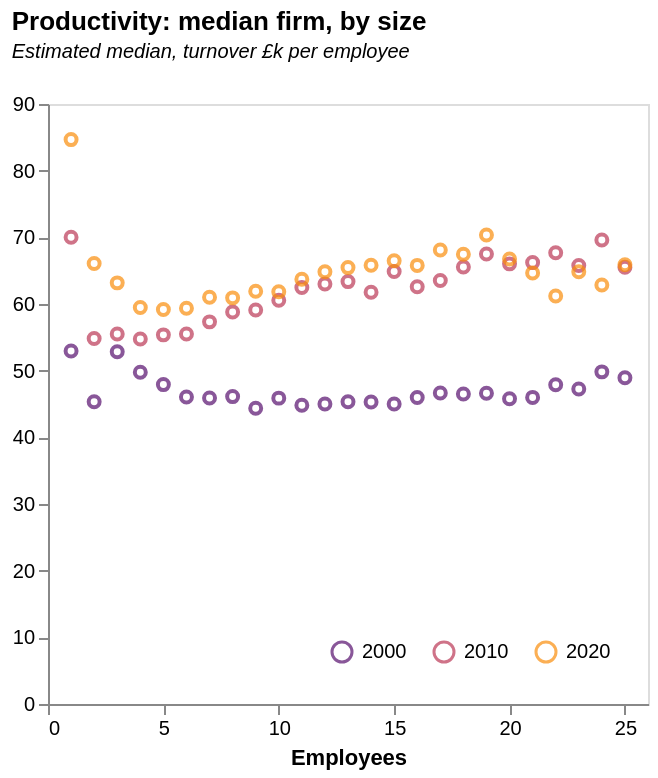

Vega-Lite specification stored for this chart:
### Vega-Lite specification from a JSON file in a GitHub repository (floating-point values rounded to 4 significant figures)
{"$schema": "https://vega.github.io/schema/vega-lite/v5.json", "description": "A calculate that takes the messy names in the field, metric, and creates a new field, metricClean, where the names are nicer.", "title": {"text": "Productivity: median firm, by size", "subtitle": ["Estimated median, turnover £k per employee", ""], "subtitleFontStyle": "italic", "subtitleFontSize": 10, "anchor": "start", "color": "black"}, "data": {"values": [{"Year": "2000", "Size": "1", "rlp10": "12.28", "rlp25": "30.23", "rlp50": "52.96", "rlp75": "79.06", "rlp90": "118.93"}, {"Year": "2010", "Size": "1", "rlp10": "16.63", "rlp25": "40.26", "rlp50": "70.02", "rlp75": "103.5", "rlp90": "164.2"}, {"Year": "2020", "Size": "1", "rlp10": "20.52", "rlp25": "49.47", "rlp50": "84.66", "rlp75": "122.83", "rlp90": "182.08"}, {"Year": "2000", "Size": "2", "rlp10": "12.29", "rlp25": "26.08", "rlp50": "45.33", "rlp75": "73.28", "rlp90": "111.46"}, {"Year": "2010", "Size": "2", "rlp10": "15.4", "rlp25": "31.64", "rlp50": "54.82", "rlp75": "91.69", "rlp90": "148.28"}, {"Year": "2020", "Size": "2", "rlp10": "21.24", "rlp25": "40.65", "rlp50": "66.07", "rlp75": "109.08", "rlp90": "163.86"}, {"Year": "2000", "Size": "3", "rlp10": "18.31", "rlp25": "29.07", "rlp50": "52.85", "rlp75": "78.38", "rlp90": "135.71"}, {"Year": "2010", "Size": "3", "rlp10": "21.38", "rlp25": "32.6", "rlp50": "55.49", "rlp75": "95.99", "rlp90": "163.68"}, {"Year": "2020", "Size": "3", "rlp10": "24.07", "rlp25": "34.04", "rlp50": "63.17", "rlp75": "109.54", "rlp90": "187.74"}, {"Year": "2000", "Size": "4", "rlp10": "16.57", "rlp25": "27.15", "rlp50": "49.75", "rlp75": "78.43", "rlp90": "146.08"}, {"Year": "2010", "Size": "4", "rlp10": "19.56", "rlp25": "30.92", "rlp50": "54.74", "rlp75": "95.47", "rlp90": "166.86"}, {"Year": "2020", "Size": "4", "rlp10": "22.46", "rlp25": "32.03", "rlp50": "59.47", "rlp75": "109.64", "rlp90": "199.4"}, {"Year": "2000", "Size": "5", "rlp10": "16.45", "rlp25": "27.32", "rlp50": "47.91", "rlp75": "78.73", "rlp90": "147.97"}, {"Year": "2010", "Size": "5", "rlp10": "19.16", "rlp25": "31.45", "rlp50": "55.37", "rlp75": "96.91", "rlp90": "177.33"}, {"Year": "2020", "Size": "5", "rlp10": "19.68", "rlp25": "31.01", "rlp50": "59.17", "rlp75": "108.18", "rlp90": "201.26"}, {"Year": "2000", "Size": "6", "rlp10": "15.67", "rlp25": "26.19", "rlp50": "46.05", "rlp75": "79.14", "rlp90": "154.16"}, {"Year": "2010", "Size": "6", "rlp10": "18.75", "rlp25": "31.76", "rlp50": "55.51", "rlp75": "97.35", "rlp90": "182.15"}, {"Year": "2020", "Size": "6", "rlp10": "17.93", "rlp25": "31.15", "rlp50": "59.35", "rlp75": "110.44", "rlp90": "207.01"}, {"Year": "2000", "Size": "7", "rlp10": "14.92", "rlp25": "25.77", "rlp50": "45.91", "rlp75": "78.74", "rlp90": "157.47"}, {"Year": "2010", "Size": "7", "rlp10": "18.67", "rlp25": "32.55", "rlp50": "57.32", "rlp75": "100.56", "rlp90": "191.18"}, {"Year": "2020", "Size": "7", "rlp10": "17.67", "rlp25": "31.83", "rlp50": "61", "rlp75": "116.15", "rlp90": "212.72"}, {"Year": "2000", "Size": "8", "rlp10": "14.69", "rlp25": "25.44", "rlp50": "46.11", "rlp75": "79.85", "rlp90": "160.39"}, {"Year": "2010", "Size": "8", "rlp10": "18.4", "rlp25": "33.12", "rlp50": "58.79", "rlp75": "102.5", "rlp90": "198.88"}, {"Year": "2020", "Size": "8", "rlp10": "16.73", "rlp25": "31.49", "rlp50": "60.92", "rlp75": "114.61", "rlp90": "219.35"}, {"Year": "2000", "Size": "9", "rlp10": "13.92", "rlp25": "24.41", "rlp50": "44.37", "rlp75": "80.8", "rlp90": "164.56"}, {"Year": "2010", "Size": "9", "rlp10": "18.46", "rlp25": "33.49", "rlp50": "59.09", "rlp75": "104.39", "rlp90": "202.12"}, {"Year": "2020", "Size": "9", "rlp10": "16.75", "rlp25": "32.01", "rlp50": "61.91", "rlp75": "117.4", "rlp90": "223.88"}, {"Year": "2000", "Size": "10", "rlp10": "13.85", "rlp25": "24.8", "rlp50": "45.88", "rlp75": "82.11", "rlp90": "167.74"}, {"Year": "2010", "Size": "10", "rlp10": "19.33", "rlp25": "34.33", "rlp50": "60.55", "rlp75": "106.17", "rlp90": "212.86"}, {"Year": "2020", "Size": "10", "rlp10": "15.71", "rlp25": "31.7", "rlp50": "61.84", "rlp75": "115.77", "rlp90": "223.87"}, {"Year": "2000", "Size": "11", "rlp10": "13.51", "rlp25": "24.33", "rlp50": "44.82", "rlp75": "82.67", "rlp90": "162.82"}, {"Year": "2010", "Size": "11", "rlp10": "19.24", "rlp25": "35.03", "rlp50": "62.48", "rlp75": "110.06", "rlp90": "214.64"}, {"Year": "2020", "Size": "11", "rlp10": "16.24", "rlp25": "32.16", "rlp50": "63.7", "rlp75": "119.95", "rlp90": "228.49"}, {"Year": "2000", "Size": "12", "rlp10": "13.55", "rlp25": "24.08", "rlp50": "45.01", "rlp75": "82.69", "rlp90": "168.45"}, {"Year": "2010", "Size": "12", "rlp10": "18.82", "rlp25": "34.68", "rlp50": "62.99", "rlp75": "112.19", "rlp90": "223.11"}, {"Year": "2020", "Size": "12", "rlp10": "15.87", "rlp25": "32.22", "rlp50": "64.84", "rlp75": "122.94", "rlp90": "238.54"}, {"Year": "2000", "Size": "13", "rlp10": "13.19", "rlp25": "23.97", "rlp50": "45.35", "rlp75": "82.2", "rlp90": "167.72"}, {"Year": "2010", "Size": "13", "rlp10": "18.73", "rlp25": "35.14", "rlp50": "63.36", "rlp75": "112.58", "rlp90": "226.59"}, {"Year": "2020", "Size": "13", "rlp10": "16.86", "rlp25": "33.73", "rlp50": "65.46", "rlp75": "123.07", "rlp90": "235.95"}, {"Year": "2000", "Size": "14", "rlp10": "13.16", "rlp25": "23.79", "rlp50": "45.31", "rlp75": "80.19", "rlp90": "166.16"}, {"Year": "2010", "Size": "14", "rlp10": "18.63", "rlp25": "34.49", "rlp50": "61.76", "rlp75": "110.22", "rlp90": "221.47"}, {"Year": "2020", "Size": "14", "rlp10": "16.57", "rlp25": "32.89", "rlp50": "65.8", "rlp75": "122.4", "rlp90": "241.27"}, {"Year": "2000", "Size": "15", "rlp10": "13.26", "rlp25": "24.13", "rlp50": "45.01", "rlp75": "83.24", "rlp90": "173.34"}, {"Year": "2010", "Size": "15", "rlp10": "19.67", "rlp25": "35.73", "rlp50": "64.88", "rlp75": "118.7", "rlp90": "227.46"}, {"Year": "2020", "Size": "15", "rlp10": "17.1", "rlp25": "33.84", "rlp50": "66.49", "rlp75": "128.64", "rlp90": "251.25"}, {"Year": "2000", "Size": "16", "rlp10": "13.31", "rlp25": "24.3", "rlp50": "45.98", "rlp75": "83.71", "rlp90": "171.7"}, {"Year": "2010", "Size": "16", "rlp10": "18.83", "rlp25": "34.24", "rlp50": "62.58", "rlp75": "111.86", "rlp90": "210.74"}, {"Year": "2020", "Size": "16", "rlp10": "15.6", "rlp25": "32.74", "rlp50": "65.79", "rlp75": "128.1", "rlp90": "252.28"}, {"Year": "2000", "Size": "17", "rlp10": "13.15", "rlp25": "24.31", "rlp50": "46.64", "rlp75": "84.1", "rlp90": "174.99"}, {"Year": "2010", "Size": "17", "rlp10": "19.28", "rlp25": "36.3", "rlp50": "63.52", "rlp75": "118.8", "rlp90": "228.69"}, {"Year": "2020", "Size": "17", "rlp10": "16.41", "rlp25": "33.36", "rlp50": "68.11", "rlp75": "132.37", "rlp90": "262.4"}, {"Year": "2000", "Size": "18", "rlp10": "13.28", "rlp25": "24.3", "rlp50": "46.49", "rlp75": "84.24", "rlp90": "175.7"}, {"Year": "2010", "Size": "18", "rlp10": "18.84", "rlp25": "35.75", "rlp50": "65.54", "rlp75": "117.96", "rlp90": "233.87"}, {"Year": "2020", "Size": "18", "rlp10": "16.52", "rlp25": "33.62", "rlp50": "67.47", "rlp75": "130.18", "rlp90": "254.05"}, {"Year": "2000", "Size": "19", "rlp10": "12.48", "rlp25": "23.97", "rlp50": "46.6", "rlp75": "83.94", "rlp90": "175.38"}, {"Year": "2010", "Size": "19", "rlp10": "20.77", "rlp25": "36.77", "rlp50": "67.5", "rlp75": "123.22", "rlp90": "237.26"}, {"Year": "2020", "Size": "19", "rlp10": "17.23", "rlp25": "34.65", "rlp50": "70.34", "rlp75": "135.41", "rlp90": "274.72"}, {"Year": "2000", "Size": "20", "rlp10": "12.79", "rlp25": "24.02", "rlp50": "45.78", "rlp75": "86.57", "rlp90": "181.68"}, {"Year": "2010", "Size": "20", "rlp10": "18.68", "rlp25": "35.77", "rlp50": "66.02", "rlp75": "118.26", "rlp90": "231.52"}, {"Year": "2020", "Size": "20", "rlp10": "15.62", "rlp25": "32.17", "rlp50": "66.75", "rlp75": "129.89", "rlp90": "259.58"}, {"Year": "2000", "Size": "21", "rlp10": "12.27", "rlp25": "23.72", "rlp50": "45.99", "rlp75": "85.56", "rlp90": "178.32"}, {"Year": "2010", "Size": "21", "rlp10": "19.19", "rlp25": "35.4", "rlp50": "66.21", "rlp75": "120.75", "rlp90": "242.74"}, {"Year": "2020", "Size": "21", "rlp10": "15.37", "rlp25": "31.76", "rlp50": "64.66", "rlp75": "123.2", "rlp90": "241.64"}, {"Year": "2000", "Size": "22", "rlp10": "13.25", "rlp25": "24.85", "rlp50": "47.89", "rlp75": "88.28", "rlp90": "181"}, {"Year": "2010", "Size": "22", "rlp10": "19.68", "rlp25": "35.14", "rlp50": "67.7", "rlp75": "121.88", "rlp90": "233.82"}, {"Year": "2020", "Size": "22", "rlp10": "14.27", "rlp25": "29.65", "rlp50": "61.19", "rlp75": "122.63", "rlp90": "239.85"}, {"Year": "2000", "Size": "23", "rlp10": "13.48", "rlp25": "24.75", "rlp50": "47.26", "rlp75": "86.25", "rlp90": "179.13"}, {"Year": "2010", "Size": "23", "rlp10": "19.72", "rlp25": "37.13", "rlp50": "65.77", "rlp75": "115.79", "rlp90": "223.1"}, {"Year": "2020", "Size": "23", "rlp10": "16.28", "rlp25": "32.44", "rlp50": "64.83", "rlp75": "125.21", "rlp90": "261.05"}, {"Year": "2000", "Size": "24", "rlp10": "14.24", "rlp25": "26.24", "rlp50": "49.82", "rlp75": "91.92", "rlp90": "189.85"}, {"Year": "2010", "Size": "24", "rlp10": "19.87", "rlp25": "36.46", "rlp50": "69.61", "rlp75": "126.06", "rlp90": "260.38"}, {"Year": "2020", "Size": "24", "rlp10": "14.85", "rlp25": "31.04", "rlp50": "62.85", "rlp75": "123.71", "rlp90": "250.83"}, {"Year": "2000", "Size": "25", "rlp10": "12.93", "rlp25": "25.19", "rlp50": "48.95", "rlp75": "92.22", "rlp90": "206.72"}, {"Year": "2010", "Size": "25", "rlp10": "18.98", "rlp25": "36.38", "rlp50": "65.5", "rlp75": "117.47", "rlp90": "225.78"}, {"Year": "2020", "Size": "25", "rlp10": "16.79", "rlp25": "32.16", "rlp50": "65.9", "rlp75": "132.15", "rlp90": "253.22"}]}, "transform": [{"fold": ["rlp50"], "as": ["metric", "value"]}], "height": 300, "width": 300, "mark": {"type": "point"}, "encoding": {"x": {"field": "Size", "type": "quantitative", "title": "Employees", "axis": {"grid": false, "format": "d"}}, "y": {"field": "value", "type": "quantitative", "title": null, "axis": {"grid": false, "format": "d"}}, "color": {"field": "Year", "title": null, "scale": {"scheme": "inferno"}, "legend": {"orient": "bottom-right", "columns": 5}}}}
